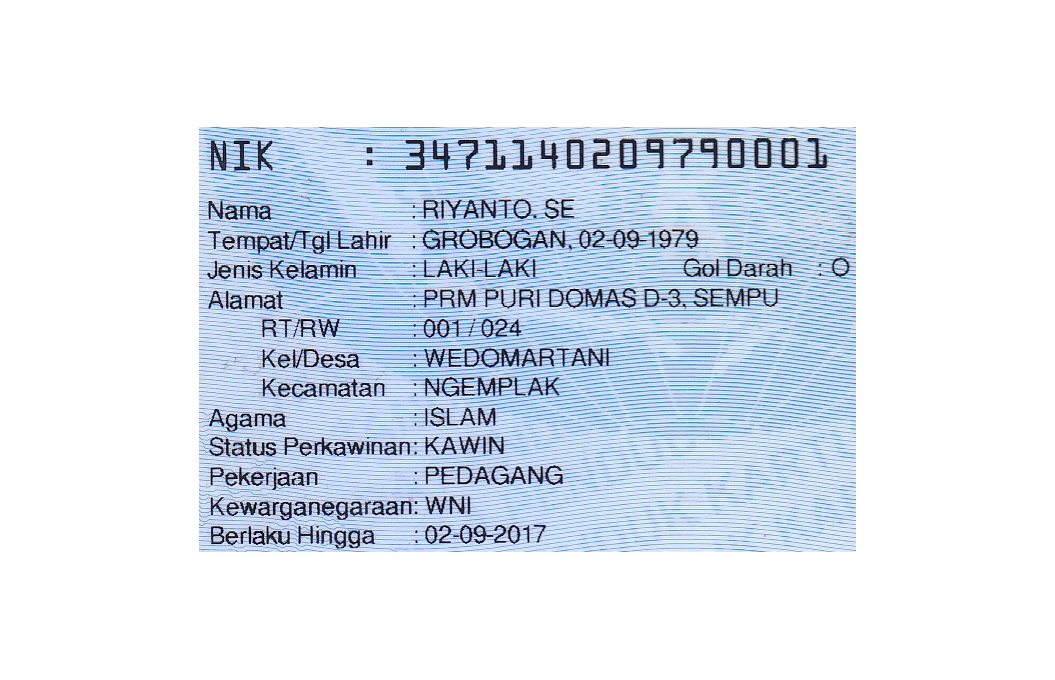
#> input picture fordoc_scanner/assets/ktp/ktp_test.png, 1055 x 680 px
$ python -i ocr_process.py   (imports and definitions only)
#> lines starting #> are read from the running program, lines starting #| are printed output that depends on the picture
### fordoc_scanner/entities/ktp_information.py
class KTPInformation(object):
    def __init__(self):
        self.id = ""
        self.name = ""
        self.birth_place = ""
        self.birth_date = ""
        self.gender = ""
        self.blood_group = ""
        self.address = ""
        self.rt = ""
        self.rw = ""
        self.village = ""
        self.district = ""
        self.relligion = ""
        self.marriage_status = ""
        self.job = ""
        self.citizenship = ""
        self.valid_until = "SEUMUR HIDUP"

### fordoc_scanner/logics/ocr_process/ocr_process.py
import cv2
import json
import re
import pytesseract

from fordoc_scanner.entities.ktp_information import KTPInformation

class OcrProcess:
    def __init__(self, image):
#> called with image = '../../assets/ktp/ktp_test.png'
        self.image = cv2.imread(image)
#> self.image is the input picture: shape (680, 1055, 3); mean B, G, R 240.8, 230, 221.6
        self.gray = cv2.cvtColor(self.image, cv2.COLOR_BGR2GRAY)
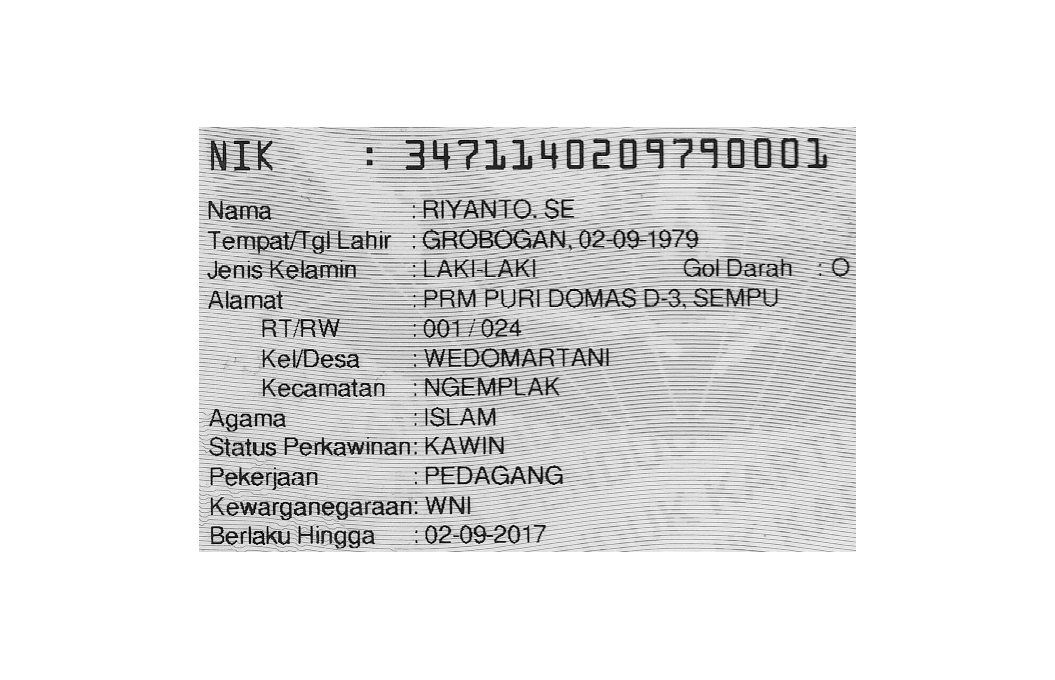
#> self.gray: shape (680, 1055); min 0, max 255, mean 228.7
        self.th, self.threshed = cv2.threshold(self.gray, 127, 255, cv2.THRESH_TRUNC)
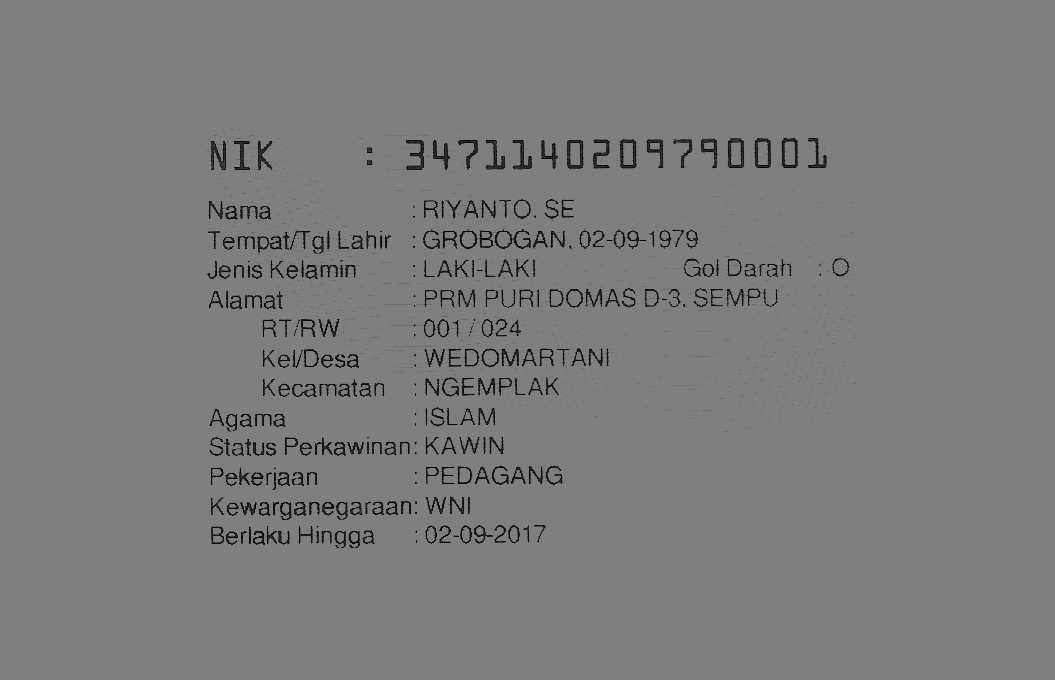
#> self.threshed: shape (680, 1055); min 0, max 127, mean 124.1
        self.result = KTPInformation()
        self.master_process()
#> (the call stopped at in process, `raw_extracted_text = pytesseract.image_to_string((self.threshed), lang..`: pytesseract is not available in this run)

    def process(self, image):
#> (the run stopped early here; a loop or call above may not have finished)

$ run again, on fordoc_scanner/assets/ktp/ktp.png
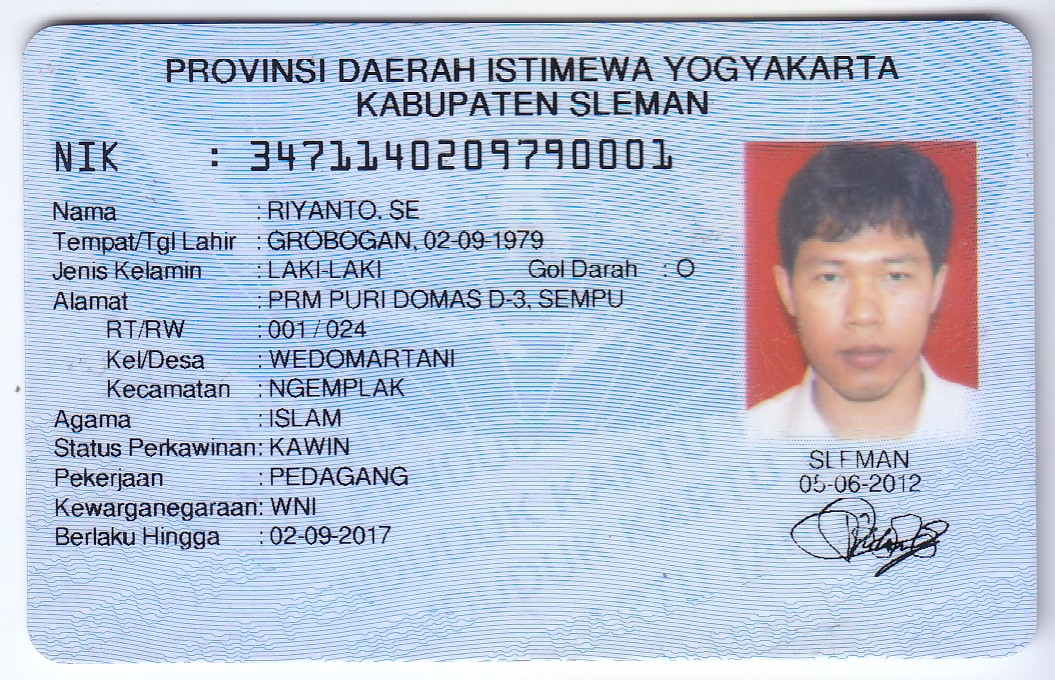
#> input picture fordoc_scanner/assets/ktp/ktp.png, 1055 x 680 px
#> in __init__, self.image is the input picture: shape (680, 1055, 3); mean B, G, R 214.8, 193.1, 180.6
#> in __init__, `self.gray = cv2.cvtColor(self.image, cv2.COLOR_BGR2GRAY)`:
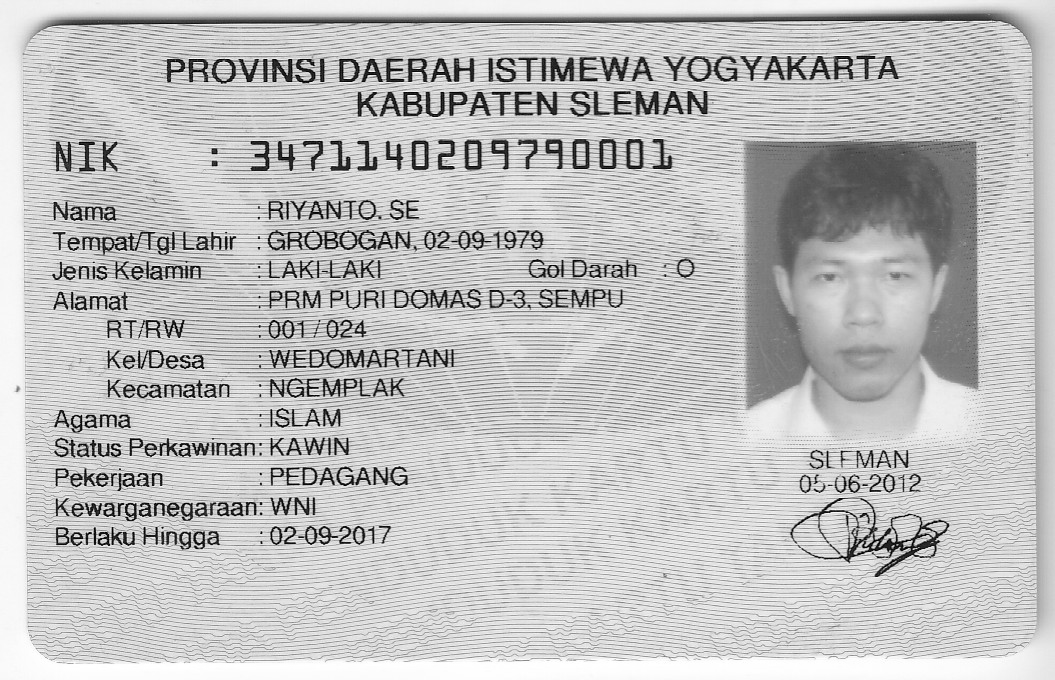
#> self.gray: shape (680, 1055); min 0, max 255, mean 191.8
#> in __init__, `self.th, self.threshed = cv2.threshold(self.gray, 127, 255, cv2.THRESH..`:
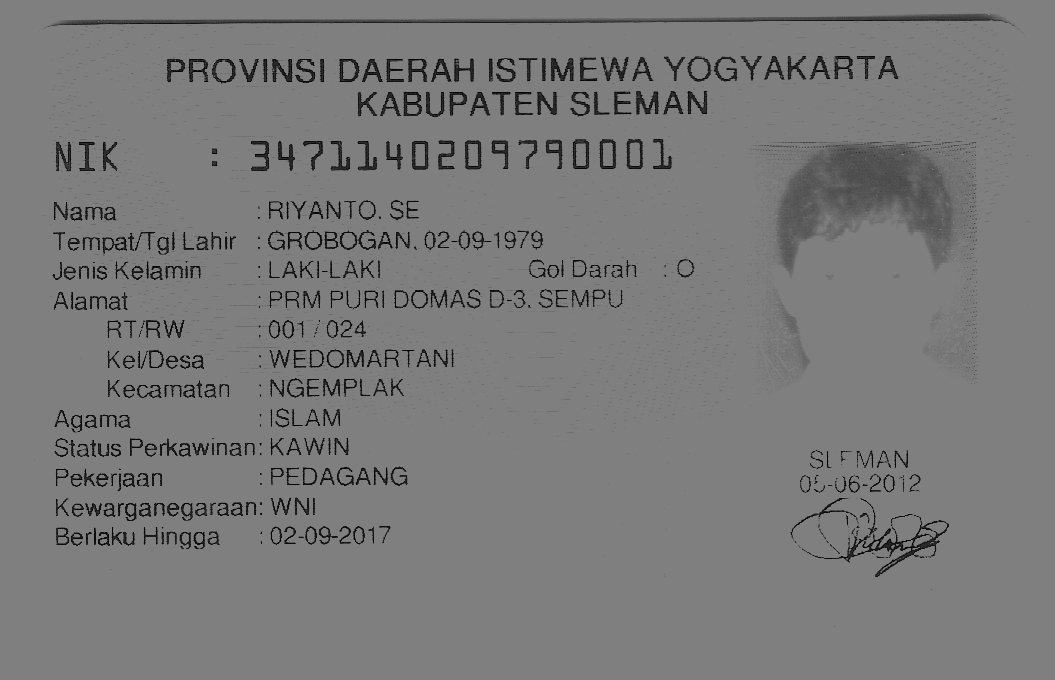
#> self.threshed: shape (680, 1055); min 0, max 127, mean 121.4
